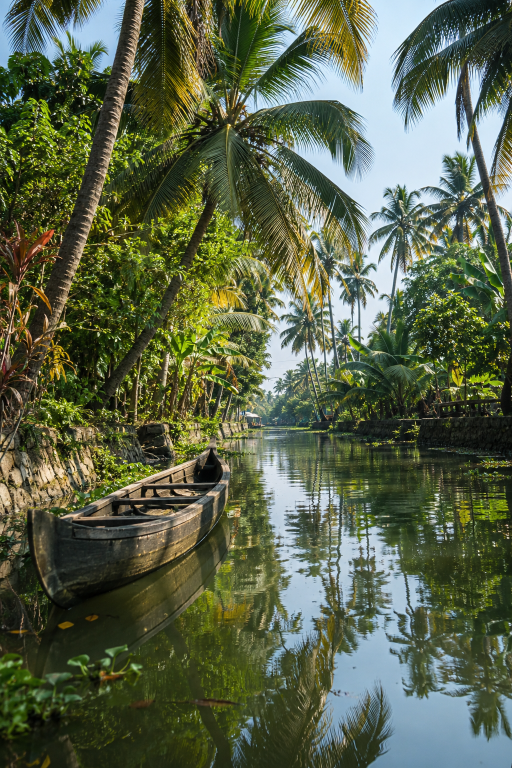
#> input picture gallery1.png, 1024 x 1536 px (shown at 1/2 size)
$ python compress_images.py
#> lines starting #> are read from the running program, lines starting #| are printed output that depends on the picture
"""Compress site images to WebP using every CPU core.

For each PNG/JPG in the project root and houseboat/ it writes:
  <name>.webp       (max 1600px wide, near-lossless visual quality)
  <name>-640.webp   (mobile size, only when the source is wider than 640px)
plus favicons and 1200x630 social share images in og/.
Sources are never modified. Re-run after adding images: python scripts/compress_images.py
"""
import json
import os
import sys
from concurrent.futures import ProcessPoolExecutor
from pathlib import Path

from PIL import Image, ImageOps

ROOT = Path(__file__).resolve().parent.parent
DIRS = [ROOT, ROOT / "houseboat"]
SKIP_PREFIXES = ("logo1",)
MAX_W, SMALL_W = 1600, 640
QUALITY, SMALL_QUALITY = 78, 72


def save_webp(img, path, quality):
    # method=6 is the slowest/smallest encoder setting; fine on a multi-core CPU
    img.save(path, "WEBP", quality=quality, method=6, exact=False)


def resized(img, width):
    if img.width <= width:
        return img
    return img.resize((width, round(img.height * width / img.width)), Image.LANCZOS)


def process(src):
    src = Path(src)
    img = ImageOps.exif_transpose(Image.open(src))
#> img is the input picture: PIL image 1024x1536 RGB; mean R, G, B 89.4, 98.9, 73
    img = img.convert("RGBA" if img.mode in ("RGBA", "LA", "P") else "RGB")
    is_logo = src.name == "logo.png"
    full = resized(img, 320 if is_logo else MAX_W)
    out = src.with_suffix(".webp")
    save_webp(full, out, 90 if is_logo else QUALITY)
    small = None
    if not is_logo and full.width > SMALL_W:
        save_webp(resized(img, SMALL_W), src.with_name(src.stem + "-640.webp"), SMALL_QUALITY)
#> call 2 of resized, with width = 640
#> in resized (call 2), `return img.resize((width, round(img.height * width / img.width)), Imag..`:
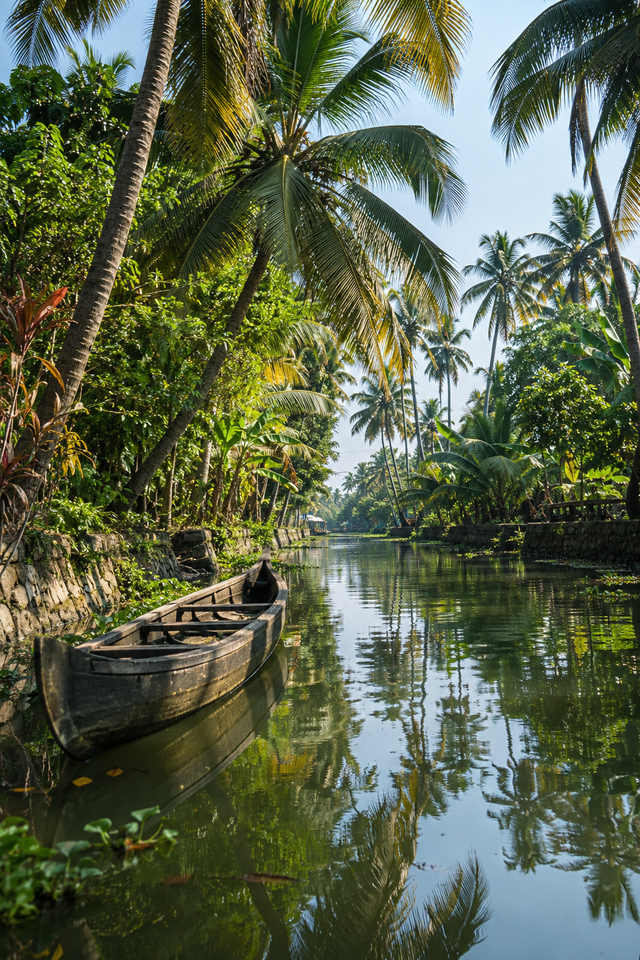
#> returned value: PIL image 640x960 RGB; mean R, G, B 89.4, 98.9, 73
        small = SMALL_W
    rel = src.relative_to(ROOT).as_posix()
    return rel, {"w": full.width, "h": full.height, "small": small, "before": src.stat().st_size, "after": out.stat().st_size}


def extras():
    logo = Image.open(ROOT / "logo.png").convert("RGBA")
    logo.thumbnail((32, 32), Image.LANCZOS)
    logo.save(ROOT / "favicon-32.png", optimize=True)
    icon = Image.new("RGB", (180, 180), "#0a0a0a")
    mark = Image.open(ROOT / "logo.png").convert("RGBA")
    mark.thumbnail((140, 140), Image.LANCZOS)
    icon.paste(mark, ((180 - mark.width) // 2, (180 - mark.height) // 2), mark)
    icon.save(ROOT / "apple-touch-icon.png", optimize=True)
    (ROOT / "og").mkdir(exist_ok=True)
    for name in ("hero.png", "home.jpg", "houseboat.jpg", "houseboat_hero.jpg", "gallery1.png", "gallery3.jpg"):
        im = ImageOps.fit(Image.open(ROOT / name).convert("RGB"), (1200, 630), Image.LANCZOS)
        im.save(ROOT / "og" / (Path(name).stem + ".jpg"), "JPEG", quality=80, optimize=True, progressive=True)


def main():
    sources = [p for d in DIRS for p in sorted(d.iterdir())
               if p.suffix.lower() in (".png", ".jpg", ".jpeg") and not p.name.startswith(SKIP_PREFIXES)
               and p.name not in ("favicon-32.png", "apple-touch-icon.png")]
    with ProcessPoolExecutor(max_workers=os.cpu_count()) as pool:
        manifest = dict(pool.map(process, sources))
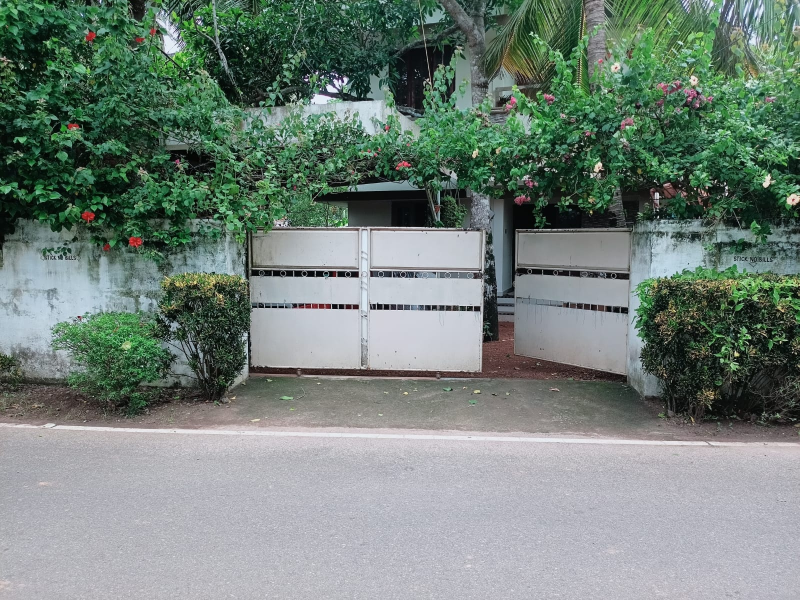
#> input picture gallery3.jpg, 1599 x 1200 px (shown at 1/2 size)
#> in process, img is the input picture: PIL image 1599x1200 RGB; mean R, G, B 115.3, 129.9, 121.6
#> call 4 of resized, with width = 640
#> in resized (call 4), `return img.resize((width, round(img.height * width / img.width)), Imag..`:
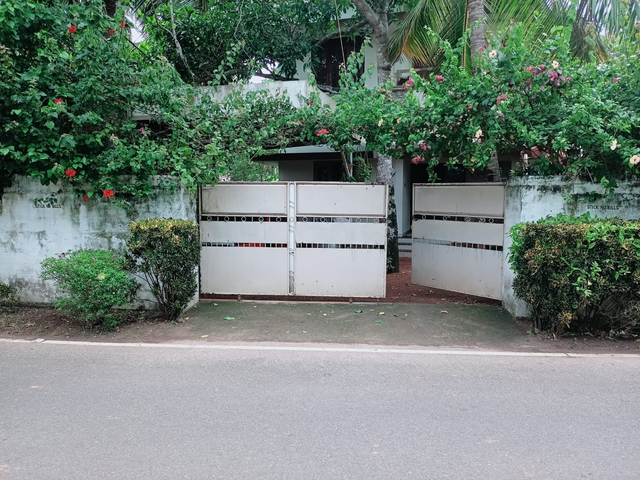
#> returned value: PIL image 640x480 RGB; mean R, G, B 115.3, 129.9, 121.6
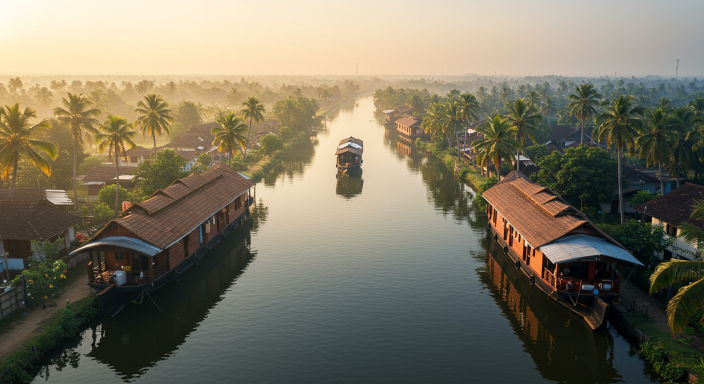
#> input picture hero.png, 1408 x 768 px (shown at 1/2 size)
#> in process, img is the input picture: PIL image 1408x768 RGB; mean R, G, B 123.3, 116.5, 97.8
#> in resized (call 6), `return img.resize((width, round(img.height * width / img.width)), Imag..`:
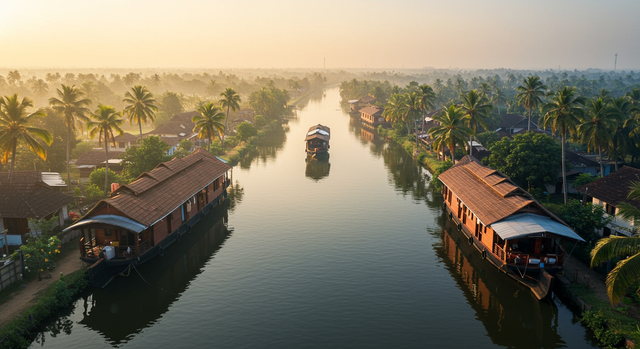
#> returned value: PIL image 640x349 RGB; mean R, G, B 123.3, 116.5, 97.8
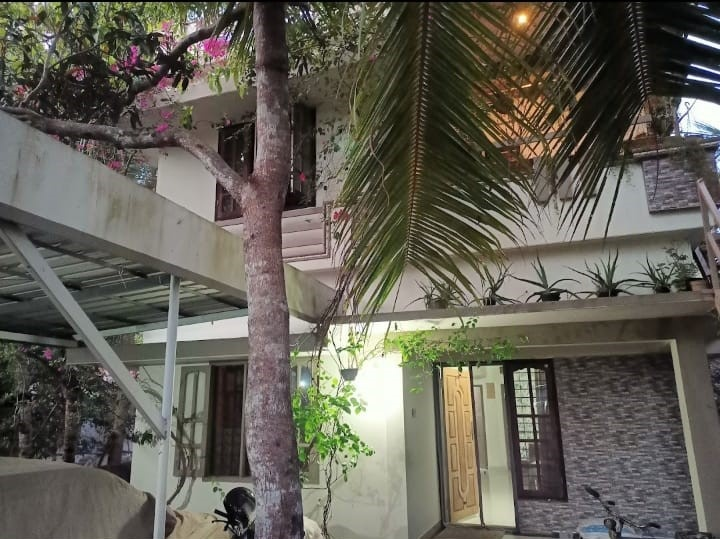
#> input picture home.jpg, 720 x 539 px
#> in process, img is the input picture: PIL image 720x539 RGB; mean R, G, B 98.5, 95.4, 85.1
    extras()
    (ROOT / "scripts" / "image-manifest.json").write_text(json.dumps(manifest, indent=1))
    before = sum(m["before"] for m in manifest.values())
    after = sum(m["after"] for m in manifest.values())
    print(f"{len(manifest)} images: {before/1e6:.1f} MB -> {after/1e6:.1f} MB (full size WebP)")


if __name__ == "__main__":
#> (the run stopped early here; a loop or call above may not have finished)
